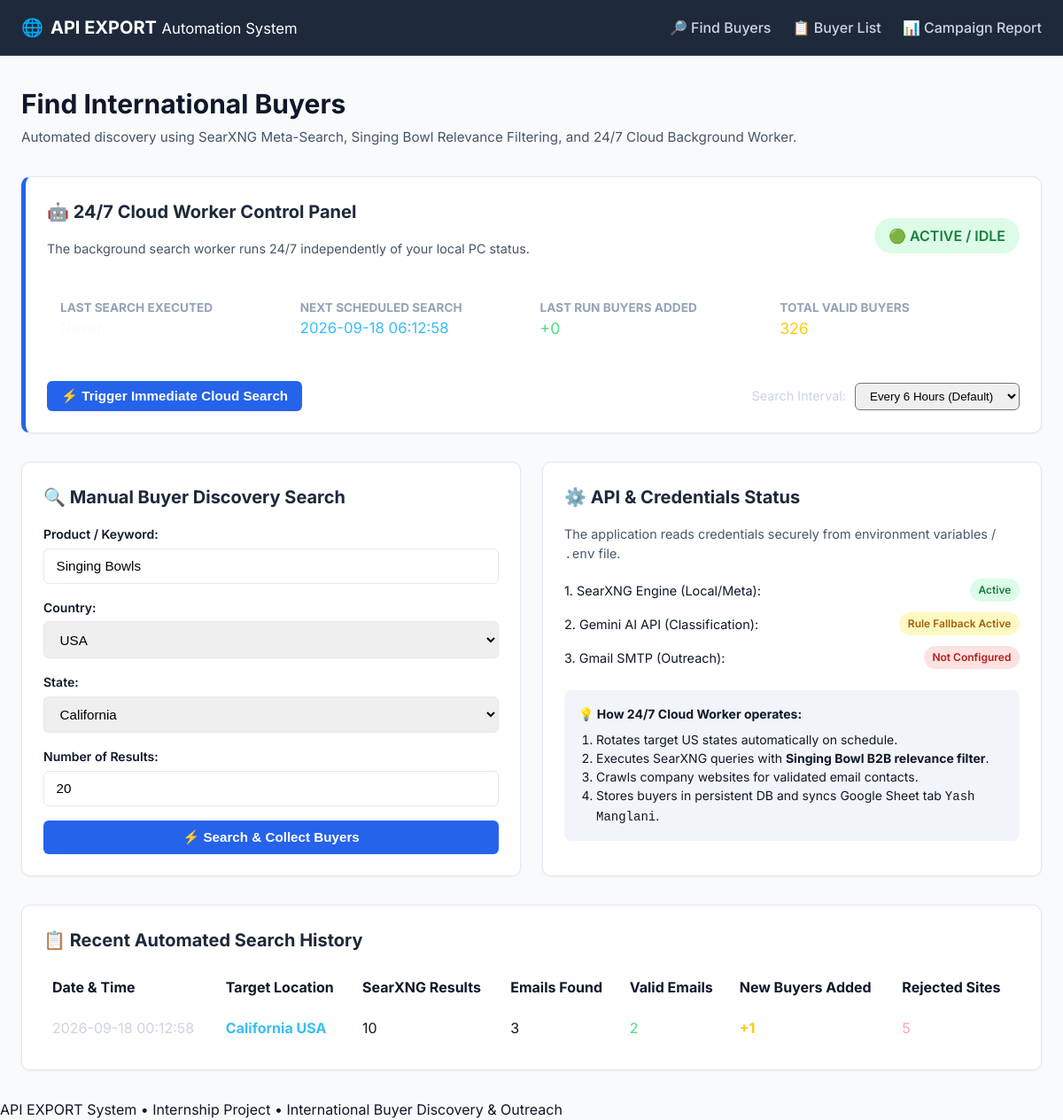
The page / on the database its author committed.
### tables this page shows
CREATE TABLE worker_status (
            id INTEGER PRIMARY KEY CHECK (id = 1),
            status TEXT DEFAULT 'IDLE',
            last_search_time TEXT DEFAULT 'Never',
            next_search_time TEXT DEFAULT 'Pending',
            last_buyers_added INTEGER DEFAULT 0,
            total_valid_buyers INTEGER DEFAULT 0,
            error_message TEXT DEFAULT '',
            interval_hours INTEGER DEFAULT 6,
            current_state TEXT DEFAULT 'California'
        );

CREATE TABLE search_history (
            id INTEGER PRIMARY KEY AUTOINCREMENT,
            search_time TEXT,
            country TEXT,
            state TEXT,
            query_str TEXT,
            total_results INTEGER DEFAULT 0,
            relevant_count INTEGER DEFAULT 0,
            websites_found INTEGER DEFAULT 0,
            emails_found INTEGER DEFAULT 0,
            valid_emails INTEGER DEFAULT 0,
            duplicates_removed INTEGER DEFAULT 0,
            new_buyers_added INTEGER DEFAULT 0,
            rejected_count INTEGER DEFAULT 0
        );

### app.py (the view)
@app.route('/')
def index():
    api_status = {
        "searxng": bool(config.SEARXNG_URL),
        "gemini": bool(config.GEMINI_API_KEY),
        "gmail": bool(config.GMAIL_EMAIL and config.GMAIL_APP_PASSWORD)
    }
    status_info = get_worker_status()
    history = get_search_history(limit=5)
    return render_template('index.html', api_status=api_status, worker_status=status_info, history=history)

### worker/db.py (called while the page is built)
def get_db_connection():
    os.makedirs(os.path.dirname(DB_PATH), exist_ok=True)
    conn = sqlite3.connect(DB_PATH)
    conn.row_factory = sqlite3.Row
    return conn

def get_search_history(limit=15):
    init_db()
    conn = get_db_connection()
    cursor = conn.cursor()
    cursor.execute("SELECT * FROM search_history ORDER BY id DESC LIMIT ?", (limit,))
    rows = cursor.fetchall()
    conn.close()
    return [dict(r) for r in rows]

def get_worker_status():
    init_db()
    conn = get_db_connection()
    cursor = conn.cursor()
    cursor.execute("SELECT * FROM worker_status WHERE id = 1")
    row = cursor.fetchone()
    cursor.execute("SELECT COUNT(*) as cnt FROM buyers WHERE validation_status = 'Valid Format'")
    valid_count = cursor.fetchone()["cnt"]
    cursor.execute("SELECT COUNT(*) as cnt FROM buyers")
    total_count = cursor.fetchone()["cnt"]
    conn.close()
    status_dict = dict(row) if row else {
        "status": "IDLE",
        "last_search_time": "Never",
        "next_search_time": "Pending",
        "last_buyers_added": 0,
        "total_valid_buyers": valid_count,
        "error_message": "",
        "interval_hours": 6,
        "current_state": "California"
    }
    status_dict["total_valid_buyers"] = valid_count
    status_dict["total_buyers_count"] = total_count
    return status_dict

### templates/index.html (shortened to what this page needs)
{% extends 'base.html' %}
{% block content %}
<div class="page-header">
    <h1>Find International Buyers</h1>
    <p class="subtitle">Automated discovery using SearXNG Meta-Search, Singing Bowl Relevance Filtering, and 24/7 Cloud Background Worker.</p>
</div>
<div class="card card-primary" style="margin-bottom: 2rem; border-left: 5px solid #2563eb;">
    <div style="display: flex; justify-content: space-between; align-items: center; flex-wrap: wrap; gap: 10px;">
        <div>
            <h2>🤖 24/7 Cloud Worker Control Panel</h2>
            <p class="card-desc">The background search worker runs 24/7 independently of your local PC status.</p>
        </div>
        <div>
            {% if worker_status.status == 'RUNNING_SEARCH' %}
                <span class="badge badge-warning" style="font-size: 1rem; padding: 8px 16px;">🔄 SEARCHING ({{ worker_status.current_state }})</span>
            {% elif worker_status.status == 'ERROR' %}
                <span class="badge badge-danger" style="font-size: 1rem; padding: 8px 16px;">❌ ERROR</span>
            {% else %}
                <span class="badge badge-success" style="font-size: 1rem; padding: 8px 16px;">🟢 ACTIVE / IDLE</span>
            {% endif %}
        </div>
    </div>
    <div style="display: grid; grid-template-columns: repeat(auto-fit, minmax(180px, 1fr)); gap: 15px; margin-top: 15px; background: rgba(255,255,255,0.05); padding: 15px; border-radius: 8px;">
        <div>
            <strong style="color: #94a3b8; font-size: 0.85rem; display: block;">LAST SEARCH EXECUTED</strong>
            <span style="font-size: 1.05rem; color: #f8fafc;">{{ worker_status.last_search_time }}</span>
        </div>
        <div>
            <strong style="color: #94a3b8; font-size: 0.85rem; display: block;">NEXT SCHEDULED SEARCH</strong>
            <span style="font-size: 1.05rem; color: #38bdf8;">{{ worker_status.next_search_time }}</span>
        </div>
        <div>
            <strong style="color: #94a3b8; font-size: 0.85rem; display: block;">LAST RUN BUYERS ADDED</strong>
            <span style="font-size: 1.1rem; color: #4ade80;">+{{ worker_status.last_buyers_added }}</span>
        </div>
        <div>
            <strong style="color: #94a3b8; font-size: 0.85rem; display: block;">TOTAL VALID BUYERS</strong>
            <span style="font-size: 1.1rem; color: #facc15;">{{ worker_status.total_valid_buyers }}</span>
        </div>
    </div>
    <div style="display: flex; align-items: center; justify-content: space-between; flex-wrap: wrap; gap: 15px; margin-top: 15px; border-top: 1px solid rgba(255,255,255,0.1); padding-top: 15px;">
        <form action="/api/worker/trigger" method="POST" style="display: inline-flex; align-items: center; gap: 10px;">
            <button type="submit" class="btn btn-submit" style="padding: 8px 16px;">
                <span>⚡ Trigger Immediate Cloud Search</span>
            </button>
        </form>
        <form action="/api/worker/config" method="POST" style="display: inline-flex; align-items: center; gap: 10px;">
            <label for="interval_hours" style="font-size: 0.9rem; color: #cbd5e1;">Search Interval:</label>
            <select name="interval_hours" id="interval_hours" onchange="this.form.submit()" style="padding: 6px 12px; border-radius: 6px;">
                <option value="6" {% if worker_status.interval_hours == 6 %}selected{% endif %}>Every 6 Hours (Default)</option>
            </select>
        </form>
    </div>
</div>
<div class="dashboard-grid">
    <div class="card card-primary">
        <h2>🔍 Manual Buyer Discovery Search</h2>
        <form action="{{ url_for('discover') }}" method="POST" class="search-form">
            <div class="form-group">
                <label for="keyword">Product / Keyword:</label>
                <input type="text" id="keyword" name="keyword" placeholder="e.g. Singing Bowls" value="Singing Bowls" required>
            </div>
            <div class="form-group">
                <label for="country">Country:</label>
                <select id="country" name="country" required>
                    <option value="USA" selected>USA</option>
                </select>
            </div>
            <div class="form-group">
                <label for="state">State:</label>
                <select id="state" name="state" required>
                    <option value="California" selected>California</option>
                </select>
            </div>
            <div class="form-group">
                <label for="limit">Number of Results:</label>
                <input type="number" id="limit" name="limit" min="1" max="50" value="20">
            </div>
            <button type="submit" class="btn btn-submit">
                <span>⚡ Search & Collect Buyers</span>
            </button>
        </form>
    </div>
    <div class="card">
        <h2>⚙️ API & Credentials Status</h2>
        <p class="card-desc">The application reads credentials securely from environment variables / <code>.env</code> file.</p>
        <ul class="status-list">
            <li class="status-item">
                <span>1. SearXNG Engine (Local/Meta):</span>
                {% if api_status.searxng %}
                    <span class="badge badge-success">Active</span>
                {% else %}
                    <span class="badge badge-warning">Fallback Search Active</span>
                {% endif %}
            </li>
            <li class="status-item">
                <span>2. Gemini AI API (Classification):</span>
                {% if api_status.gemini %}
                    <span class="badge badge-success">Configured</span>
                {% else %}
                    <span class="badge badge-warning">Rule Fallback Active</span>
                {% endif %}
            </li>
            <li class="status-item">
                <span>3. Gmail SMTP (Outreach):</span>
                {% if api_status.gmail %}
                    <span class="badge badge-success">Configured</span>
                {% else %}
                    <span class="badge badge-danger">Not Configured</span>
                {% endif %}
            </li>
        </ul>
        <div class="info-box">
            <h4>💡 How 24/7 Cloud Worker operates:</h4>
            <ol>
                <li>Rotates target US states automatically on schedule.</li>
                <li>Executes SearXNG queries with <strong>Singing Bowl B2B relevance filter</strong>.</li>
                <li>Crawls company websites for validated email contacts.</li>
                <li>Stores buyers in persistent DB and syncs Google Sheet tab <code>Yash Manglani</code>.</li>
            </ol>
        </div>
    </div>
</div>
{% if history %}
<div class="card" style="margin-top: 2rem;">
    <h2>📋 Recent Automated Search History</h2>
    <div style="overflow-x: auto; margin-top: 1rem;">
        <table class="table" style="width: 100%; border-collapse: collapse;">
            <thead>
                <tr style="border-bottom: 2px solid rgba(255,255,255,0.1); text-align: left;">
                    <th style="padding: 10px;">Date & Time</th>
                    <th style="padding: 10px;">Target Location</th>
                    <th style="padding: 10px;">SearXNG Results</th>
                    <th style="padding: 10px;">Emails Found</th>
                    <th style="padding: 10px;">Valid Emails</th>
                    <th style="padding: 10px;">New Buyers Added</th>
                    <th style="padding: 10px;">Rejected Sites</th>
                </tr>
            </thead>
            <tbody>
                {% for h in history %}
                <tr style="border-bottom: 1px solid rgba(255,255,255,0.05);">
                    <td style="padding: 10px; color: #cbd5e1;">{{ h.search_time }}</td>
                    <td style="padding: 10px; font-weight: bold; color: #38bdf8;">{{ h.state }} {{ h.country }}</td>
                    <td style="padding: 10px;">{{ h.total_results }}</td>
                    <td style="padding: 10px;">{{ h.emails_found }}</td>
                    <td style="padding: 10px; color: #4ade80;">{{ h.valid_emails }}</td>
                    <td style="padding: 10px; font-weight: bold; color: #facc15;">+{{ h.new_buyers_added }}</td>
                    <td style="padding: 10px; color: #fca5a5;">{{ h.rejected_count }}</td>
                </tr>
                {% endfor %}
            </tbody>
        </table>
    </div>
</div>
{% endif %}
{% endblock %}

### templates/base.html (shortened to what this page needs)
<!DOCTYPE html>
<html lang="en">
<head>
    <link rel="stylesheet" href="{{ url_for('static', filename='style.css') }}">
</head>
<body>
    <header class="navbar">
        <div class="nav-container">
            <div class="logo">
                <span class="logo-icon">🌐</span>
                <span class="logo-text"><strong>API EXPORT</strong> <small>Automation System</small></span>
            </div>
            <nav class="nav-links">
                <a href="{{ url_for('index') }}" class="nav-item">🔎 Find Buyers</a>
                <a href="{{ url_for('buyers') }}" class="nav-item">📋 Buyer List</a>
                <a href="{{ url_for('report') }}" class="nav-item">📊 Campaign Report</a>
            </nav>
        </div>
    </header>
    <main class="container">
        {% block content %}{% endblock %}
    </main>
    <footer class="footer">
        <p>API EXPORT System &bull; Internship Project &bull; International Buyer Discovery & Outreach</p>
    </footer>
</body>
</html>

### static/style.css (style rules this page uses)
:root { --primary-color: #2563eb; --primary-hover: #1d4ed8; --bg-color: #f8fafc; --card-bg: #ffffff; --text-primary: #0f172a; --text-secondary: #475569; --border-color: #e2e8f0; --success-bg: #dcfce7; --success-text: #15803d; --warning-bg: #fef9c3; --warning-text: #a16207; --danger-bg: #fee2e2; --danger-text: #b91c1c; --info-bg: #e0f2fe; --info-text: #0369a1; }
* { box-sizing: border-box; margin: 0; padding: 0; }
body { font-family: 'Inter', system-ui, -apple-system, sans-serif; background-color: var(--bg-color); color: var(--text-primary); line-height: 1.5; }
.navbar { background-color: #1e293b; color: #ffffff; padding: 1rem 0; border-bottom: 1px solid #334155; }
.nav-container { max-width: 1200px; margin: 0 auto; padding: 0 1.5rem; display: flex; justify-content: space-between; align-items: center; }
.logo { display: flex; align-items: center; gap: 0.5rem; font-size: 1.25rem; }
.nav-links { display: flex; gap: 1.5rem; }
.nav-item { color: #cbd5e1; text-decoration: none; font-weight: 500; transition: color 0.2s; }
.container { max-width: 1200px; margin: 2rem auto; padding: 0 1.5rem; }
.page-header { margin-bottom: 2rem; }
.page-header h1 { font-size: 1.875rem; font-weight: 700; color: #0f172a; }
.subtitle { color: var(--text-secondary); font-size: 0.95rem; margin-top: 0.25rem; }
.dashboard-grid { display: grid; grid-template-columns: 1fr 1fr; gap: 1.5rem; }
.card { background-color: var(--card-bg); border: 1px solid var(--border-color); border-radius: 10px; padding: 1.5rem; box-shadow: 0 1px 3px rgba(0,0,0,0.05); }
.card h2 { font-size: 1.25rem; margin-bottom: 1rem; color: #1e293b; }
.card-desc { font-size: 0.9rem; color: var(--text-secondary); margin-bottom: 1rem; }
.search-form { display: flex; flex-direction: column; gap: 1rem; }
.form-group { display: flex; flex-direction: column; gap: 0.35rem; }
.form-group label { font-weight: 600; font-size: 0.875rem; color: var(--text-primary); }
.form-group input, .form-group select { padding: 0.65rem 0.85rem; border: 1px solid var(--border-color); border-radius: 6px; font-size: 0.95rem; }
.btn { display: inline-flex; align-items: center; justify-content: center; gap: 0.5rem; padding: 0.65rem 1.25rem; border-radius: 6px; font-weight: 600; font-size: 0.95rem; cursor: pointer; border: none; transition: background-color 0.2s; text-decoration: none; }
.btn-primary, .btn-submit { background-color: var(--primary-color); color: #ffffff; }
.status-list { list-style: none; display: flex; flex-direction: column; gap: 0.75rem; margin-bottom: 1.5rem; }
.status-item { display: flex; justify-content: space-between; align-items: center; font-size: 0.9rem; }
.badge { display: inline-block; padding: 0.25rem 0.6rem; border-radius: 9999px; font-size: 0.75rem; font-weight: 600; }
.badge-success { background: var(--success-bg); color: var(--success-text); }
.badge-warning { background: var(--warning-bg); color: var(--warning-text); }
.badge-danger { background: var(--danger-bg); color: var(--danger-text); }
.info-box { background: #f1f5f9; padding: 1rem; border-radius: 8px; font-size: 0.875rem; }
.info-box h4 { margin-bottom: 0.5rem; }
.info-box ol { padding-left: 1.25rem; }

### rows shown on the page
worker_status: next_search_time "2026-09-18 06:12:58", last_buyers_added "0", interval_hours "Every 6 Hours (Default)"
search_history: search_time "2026-09-18 00:12:58", state "California", country "USA", total_results "10", emails_found "3", valid_emails "2", new_buyers_added "1", rejected_count "5"

### other values the page prints
{{ worker_status.total_valid_buyers }} "326"
